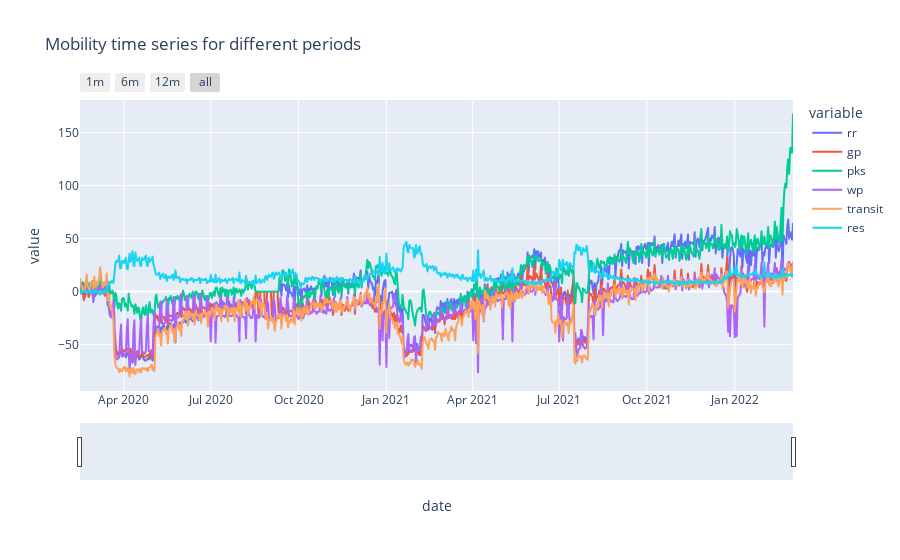

Notebook cell for this chart:
### Markdown cell above
# TASK 3 : TRENDS

### Code cell
# The user will be able to select place and period they want to visualize the trends in mobility data
# plot interactive graph of mobility data (places)
fig = px.line(places_df.reset_index('date'), x='date', y=places_df.columns,
              title='Mobility time series for different periods')

# Update the figure by seeting the x-axis period that the user may want to choose
fig.update_xaxes(
    rangeslider_visible=True,
    rangeselector=dict(
        buttons=list([
            dict(count=1, label="1m", step="month", stepmode="backward"),
            dict(count=6, label="6m", step="month", stepmode="backward"),
            dict(count=12, label="12m", step="month", stepmode="backward"),
            dict(step="all")
        ])
    )
)
fig.show()

### Figure 1 — Plotly figure (JSON) as saved in the notebook; plotly's stock layout.template omitted (floating-point values rounded to 4 significant figures; data arrays with more than 128 entries replaced by an {"elided": "..."} marker saying what was removed)
{"data": [{"hovertemplate": "variable=rr<br>date=%{x}<br>value=%{y}<extra></extra>", "legendgroup": "rr", "line": {"color": "#636efa", "dash": "solid"}, "marker": {"symbol": "circle"}, "mode": "lines", "name": "rr", "showlegend": true, "type": "scattergl", "x": {"elided": "748 str values"}, "xaxis": "x", "y": {"elided": "748 int values"}, "yaxis": "y"}, {"hovertemplate": "variable=gp<br>date=%{x}<br>value=%{y}<extra></extra>", "legendgroup": "gp", "line": {"color": "#EF553B", "dash": "solid"}, "marker": {"symbol": "circle"}, "mode": "lines", "name": "gp", "showlegend": true, "type": "scattergl", "x": {"elided": "748 str values"}, "xaxis": "x", "y": {"elided": "748 int values"}, "yaxis": "y"}, {"hovertemplate": "variable=pks<br>date=%{x}<br>value=%{y}<extra></extra>", "legendgroup": "pks", "line": {"color": "#00cc96", "dash": "solid"}, "marker": {"symbol": "circle"}, "mode": "lines", "name": "pks", "showlegend": true, "type": "scattergl", "x": {"elided": "748 str values"}, "xaxis": "x", "y": {"elided": "748 int values"}, "yaxis": "y"}, {"hovertemplate": "variable=wp<br>date=%{x}<br>value=%{y}<extra></extra>", "legendgroup": "wp", "line": {"color": "#ab63fa", "dash": "solid"}, "marker": {"symbol": "circle"}, "mode": "lines", "name": "wp", "showlegend": true, "type": "scattergl", "x": {"elided": "748 str values"}, "xaxis": "x", "y": {"elided": "748 int values"}, "yaxis": "y"}, {"hovertemplate": "variable=transit<br>date=%{x}<br>value=%{y}<extra></extra>", "legendgroup": "transit", "line": {"color": "#FFA15A", "dash": "solid"}, "marker": {"symbol": "circle"}, "mode": "lines", "name": "transit", "showlegend": true, "type": "scattergl", "x": {"elided": "748 str values"}, "xaxis": "x", "y": {"elided": "748 int values"}, "yaxis": "y"}, {"hovertemplate": "variable=res<br>date=%{x}<br>value=%{y}<extra></extra>", "legendgroup": "res", "line": {"color": "#19d3f3", "dash": "solid"}, "marker": {"symbol": "circle"}, "mode": "lines", "name": "res", "showlegend": true, "type": "scattergl", "x": {"elided": "748 str values"}, "xaxis": "x", "y": {"elided": "748 int values"}, "yaxis": "y"}], "layout": {"legend": {"title": {"text": "variable"}, "tracegroupgap": 0}, "title": {"text": "Mobility time series for different periods"}, "xaxis": {"anchor": "y", "domain": [0, 1], "rangeselector": {"buttons": [{"count": 1, "label": "1m", "step": "month", "stepmode": "backward"}, {"count": 6, "label": "6m", "step": "month", "stepmode": "backward"}, {"count": 12, "label": "12m", "step": "month", "stepmode": "backward"}, {"step": "all"}]}, "rangeslider": {"visible": true}, "title": {"text": "date"}}, "yaxis": {"anchor": "x", "domain": [0, 1], "title": {"text": "value"}}}}
